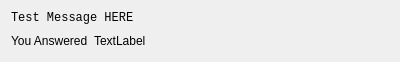
<?xml version="1.0" encoding="UTF-8"?>
<ui version="4.0">
 <class>AnsweredQuestionWidget</class>
 <widget class="QWidget" name="AnsweredQuestionWidget">
  <property name="geometry">
   <rect>
    <x>0</x>
    <y>0</y>
    <width>400</width>
    <height>57</height>
   </rect>
  </property>
  <property name="sizePolicy">
   <sizepolicy hsizetype="Preferred" vsizetype="Maximum">
    <horstretch>0</horstretch>
    <verstretch>0</verstretch>
   </sizepolicy>
  </property>
  <property name="windowTitle">
   <string>Form</string>
  </property>
  <layout class="QVBoxLayout" name="verticalLayout">
   <item>
    <widget class="QLabel" name="question_text">
     <property name="font">
      <font>
       <family>Lucida Console</family>
      </font>
     </property>
     <property name="text">
      <string>Test Message HERE</string>
     </property>
     <property name="wordWrap">
      <bool>true</bool>
     </property>
    </widget>
   </item>
   <item>
    <layout class="QHBoxLayout" name="horizontalLayout">
     <item>
      <widget class="QLabel" name="label_3">
       <property name="text">
        <string>You Answered</string>
       </property>
      </widget>
     </item>
     <item>
      <widget class="QLabel" name="answer_text">
       <property name="text">
        <string>TextLabel</string>
       </property>
      </widget>
     </item>
     <item>
      <spacer name="horizontalSpacer">
       <property name="orientation">
        <enum>Qt::Horizontal</enum>
       </property>
       <property name="sizeHint" stdset="0">
        <size>
         <width>40</width>
         <height>20</height>
        </size>
       </property>
      </spacer>
     </item>
    </layout>
   </item>
  </layout>
 </widget>
 <resources/>
 <connections/>
</ui>
